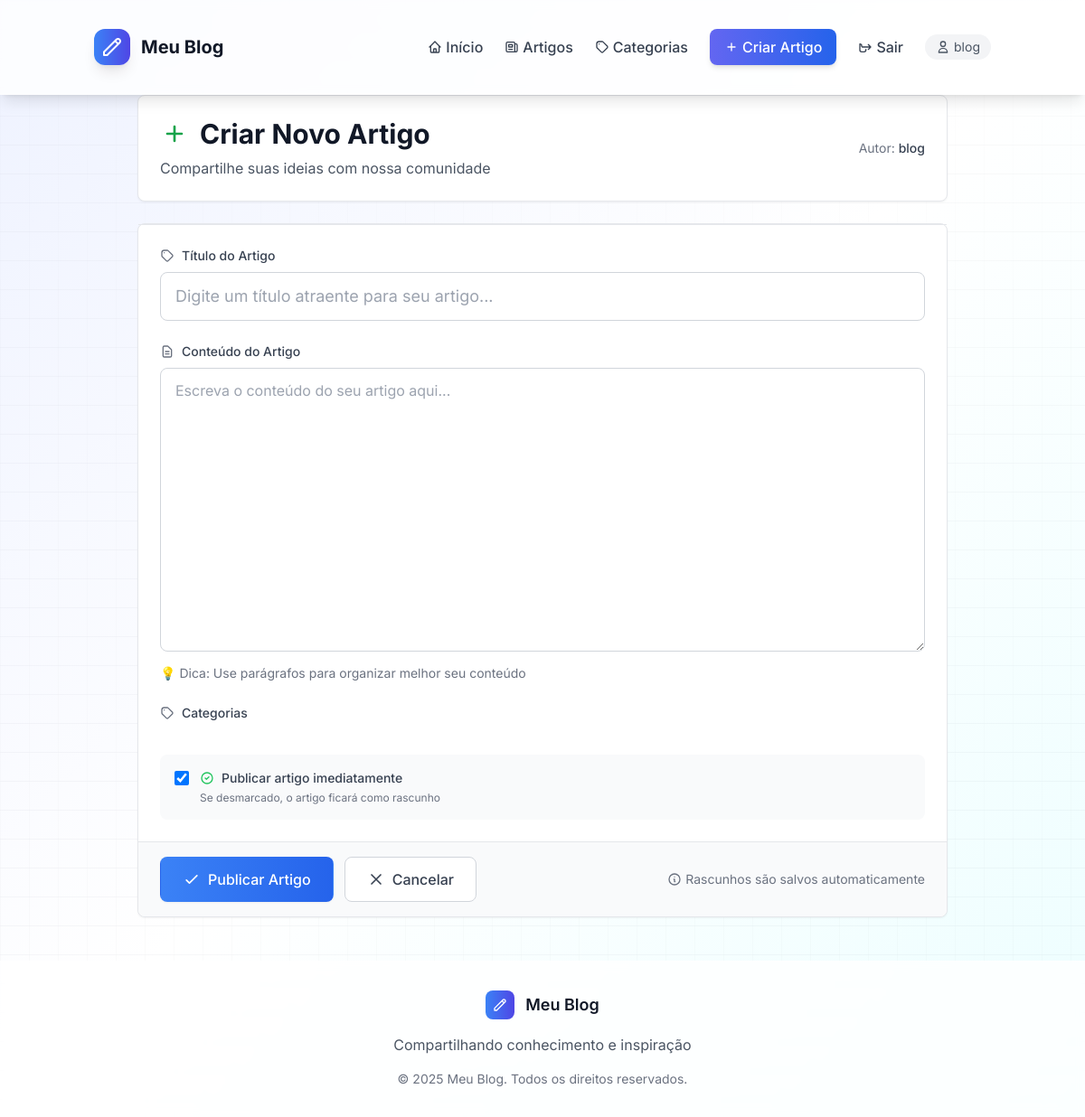
The app's page /artigo/novo/ (signed in), older data.
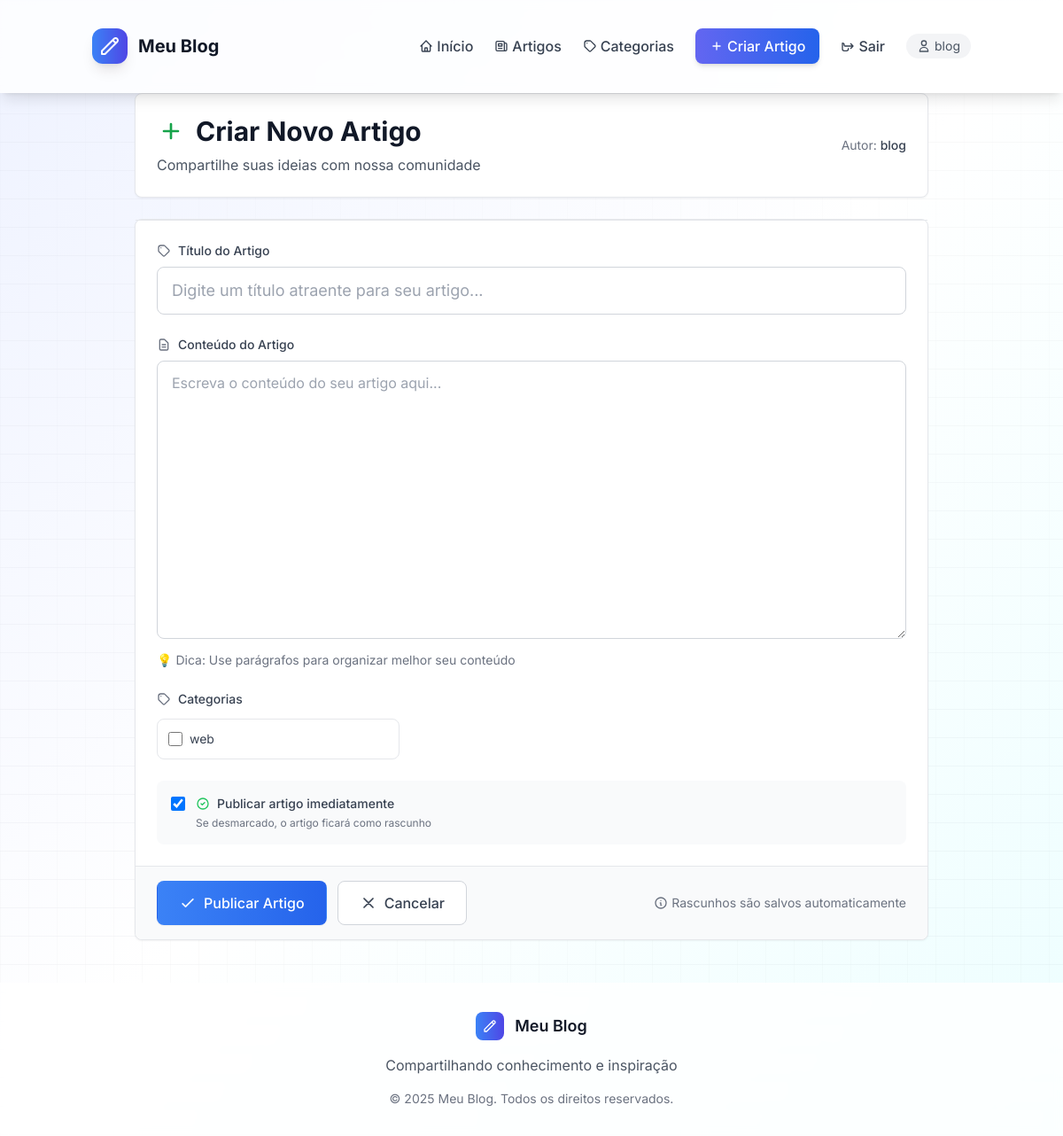
The same page, newer data.
### blog/models.py (models this page shows)
class Categoria(models.Model):
    nome = models.CharField(max_length=100)
    descricao = models.TextField(blank=True)
    def __str__(self):
        return self.nome
    class Meta:
        verbose_name = 'Categoria'
        verbose_name_plural = 'Categorias'

### blog/views.py (the view)
# urls.py: path('artigo/novo/', views.artigo_create, name='artigo_create'),
@login_required
def artigo_create(request):
    if request.method == 'POST':
        form = ArtigoForm(request.POST)
        if form.is_valid():
            artigo = form.save(commit=False)
            artigo.autor = request.user
            artigo.save()
            form.save_m2m()  # Para salvar categorias many-to-many
            return redirect('artigo_list')
    else:
        form = ArtigoForm()
    return render(request, 'blog/artigo_form.html', {'form': form})

### blog/forms.py
class ArtigoForm(forms.ModelForm):
    class Meta:
        model = Artigo
        fields = ['titulo', 'conteudo', 'categorias', 'publicado']
        widgets = {
            'titulo': forms.TextInput(attrs={'class': 'form-control'}),
            'conteudo': forms.Textarea(attrs={'class': 'form-control', 'rows': 10}),
            'categorias': forms.CheckboxSelectMultiple(),
        }

### blog/templates/blog/artigo_form.html (shortened to what the changed rows need)
{% extends 'blog/base.html' %}
{% block content %}
<div class="max-w-4xl mx-auto">
    <div class="bg-white rounded-lg shadow-sm border border-gray-200 mb-6 p-6">
        <div class="flex items-center justify-between">
            <div>
                <h1 class="text-3xl font-bold text-gray-900">
                    {% if form.instance.pk %}
                        <span class="flex items-center">
                            <svg class="w-8 h-8 mr-3 text-blue-600" fill="none" stroke="currentColor" viewBox="0 0 24 24">
                                <path stroke-linecap="round" stroke-linejoin="round" stroke-width="2" d="M11 5H6a2 2 0 00-2 2v11a2 2 0 002 2h11a2 2 0 002-2v-5m-1.414-9.414a2 2 0 112.828 2.828L11.828 15H9v-2.828l8.586-8.586z"></path>
                            </svg>
                            Editar Artigo
                        </span>
                    {% else %}
                        <span class="flex items-center">
                            <svg class="w-8 h-8 mr-3 text-green-600" fill="none" stroke="currentColor" viewBox="0 0 24 24">
                                <path stroke-linecap="round" stroke-linejoin="round" stroke-width="2" d="M12 6v6m0 0v6m0-6h6m-6 0H6"></path>
                            </svg>
                            Criar Novo Artigo
                        </span>
                    {% endif %}
                </h1>
            </div>
        </div>
    </div>
    <div class="bg-white rounded-lg shadow-sm border border-gray-200">
        <form method="POST" enctype="multipart/form-data" class="divide-y divide-gray-200">
            <div class="p-6 space-y-6">
                <div>
                    <div class="grid grid-cols-2 md:grid-cols-3 gap-3">
                        {% for choice in form.categorias %}
                            <label class="flex items-center p-3 border border-gray-200 rounded-lg hover:bg-gray-50 cursor-pointer transition duration-200">
                                {{ choice.tag }}
                                <span class="ml-2 text-sm text-gray-700">{{ choice.choice_label }}</span>
                            </label>
                        {% endfor %}
                    </div>
                </div>
            </div>
        </form>
    </div>
</div>
{% endblock %}

Row changes from the older to the newer data that the page shows:
added Categoria: choice_label "web"
